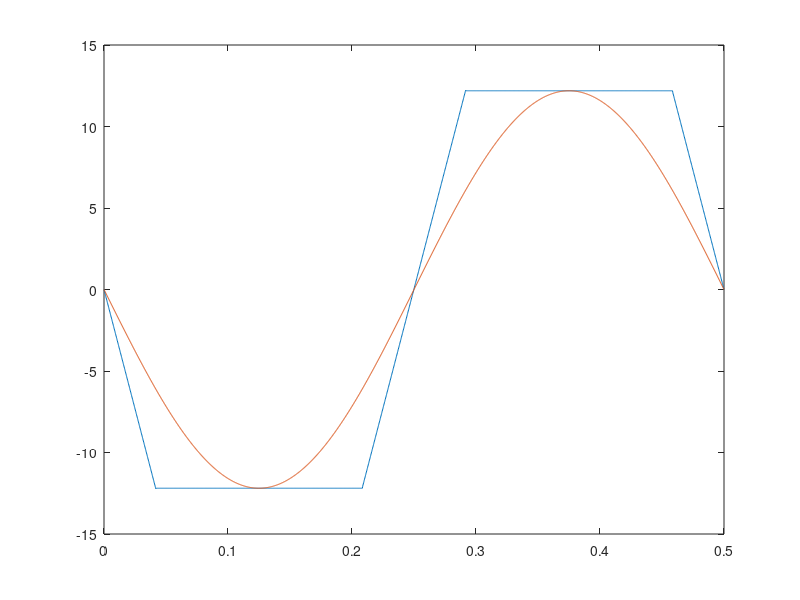

MATLAB code to generate this figure: (Note: this script raises an error after producing the figure.)
clear,clc

%%%% Define physical cam parameters **************[Check these]****************
dcam = 0.5*2.54;     %Crank radius cm
lcam = 1.92*2.54;    %Crank second arm length cm

%%%% Angular position/velocity for constant rotational freq
n = 2000;
freq = 2;                       %Drive shaft rot frequency (Hz)
theta = linspace(0,2*pi,n);     %Angular position of drive shaft/cam
time = linspace(0,1/freq,n);    %Time vector
dt = mean(diff(time));
t_interp = time(1:(n-1))+dt/2;
thetadotmid = diff(theta)./diff(time);
thetadot = interp1(t_interp,thetadotmid,time,'linear','extrap');

%%%% Work backwards from desired plunger velocity profile, generate trapezoidal (impulsive) velocity program
tf = 1/(2*freq);
t1 = 1/(12*freq);
t2 = 5/(12*freq);
[~,ind1] = min(abs(time-t1));
[~,ind2] = min(abs(time-t2));
[~,indf] = min(abs(time-tf));

Hdotc = 24/5*dcam*freq;             %Constant plunger velocity 
Hd1 = Hdotc*time(1:ind1)/t1;
Hd2 = Hdotc*ones(1,ind2-ind1);
Hd3 = Hdotc*(time(indf)-time(ind2+1:indf))/t1;
HM = [time',[-Hd1,-Hd2,-Hd3,Hd1(2:end),Hdotc,Hd2,Hd3]'];

V_max = 0.05; % m/s
SF = 0.01;
Hd =  -Hdotc* tanh(SF * sin(2 * pi * freq * time)) / tanh(SF);
HM2 = [time', Hd'];

params = [lcam,dcam];

plot(HM(:,1),HM(:,2),HM2(:,1),HM2(:,2))

theta0 = 0.01; %pi;
% [tout,ThetaSim] = ode45(@CrankFunc,[0,time],theta0,[],params,HM);
[tout,ThetaSim] = ode89(@CrankFunc,time,theta0,[],params,HM2); % trying 89 for more stiff model solves 
tint2 = (tout(1:end-1)+tout(2:end))/2;
thetadotsim = diff(ThetaSim)./diff(tout);
Thetadotsim = interp1(tint2,thetadotsim,tout,'linear','extrap');%anglular velocity of crank
thetadot2sim = diff(Thetadotsim)./diff(tout);
Thetadot2sim = interp1(tint2,thetadot2sim,tout,'linear','extrap'); %angular acceleration of crank

% denom = (lcam^2-dcam^2*sin(ThetaSim).^2).^(1/2);
% num = dcam*sin(ThetaSim).*cos(ThetaSim);
% HdotCheck = -dcam*Thetadotsim.*(sin(ThetaSim) + num./denom);


%%%% Create non-dim time vector and other properly sized vectors for upload to arduino
na = 200;
tint3 = linspace(0,tout(end),na);
pprog = interp1(tout,ThetaSim,tint3);
vprog0 = interp1(tout,Thetadotsim,tint3);
% aprog0 = interp1(tout,Thetadot2sim,tint3);
fcut = 0.2;              %Cutoff at half the sampling rate
[Bb,Ba] = butter(1,fcut);
vprog = filter(Bb,Ba,vprog0);
% aprog = filter(Bb,Ba,aprog0);
aprog0 = diff(vprog)./diff(tint3);
aprog = interp1((tint3(1:end-1)+tint3(2:end))/2,aprog0,tint3);

denom = (lcam^2-dcam^2*sin(pprog).^2).^(1/2);
num = dcam*sin(pprog).*cos(pprog);
HdotCheck = -dcam*vprog.*(sin(pprog) + num./denom);

figure(3)
plot(tout,ThetaSim/pi,'linewidth',1.5)
xlabel('Time (s)','fontname','times','fontsize',16)
ylabel('Crankshaft Angular Position (rad/\pi)','fontname','times','fontsize',16)
title('Impulsive Program','fontname','times','fontsize',16)

figure(4)
plot(tout,Thetadotsim,'linewidth',1.5)
hold on
plot(tint3,vprog,'o')
xlabel('Time (s)','fontname','times','fontsize',16)
ylabel('Crankshaft Angular Velocity \omega (rad/s)','fontname','times','fontsize',16)
title('Impulsive Program','fontname','times','fontsize',16)

figure(5)
plot(tint3,HdotCheck,'linewidth',1.5)
xlabel('Time (s)','fontname','times','fontsize',16)
ylabel('Plunger Velocity (m/s)','fontname','times','fontsize',16)
title('Impulsive Program','fontname','times','fontsize',16)

figure(6)
plot(tout,Thetadot2sim,'linewidth',1.5)
hold on
plot(tint3,aprog,'o')
xlabel('Time (s)','fontname','times','fontsize',16)
ylabel('Crankshaft Angular Acceleration (rad/s)','fontname','times','fontsize',16)
title('Impulsive Program','fontname','times','fontsize',16)
set(gca,'ylim',[-1000,1000])


%%%% For writing .txt file to SD card for Dodisicus
timeND = linspace(0,1000,na);
pprogND = pprog*1000/(2*pi);        %Position at each non-dim time, (units are 1/1000th of a rotation)
vprogND = vprog*1000/(2*pi*freq);   
aprogND = aprog*1000/(2*pi*freq^2);
% FName = 'F:\VelProg.txt';
% FName = 'VelProg_SF_03_2hz.txt';
% C = [timeND;pprogND;vprogND;aprogND];
% C = int16(C);
% writematrix(C,FName)


